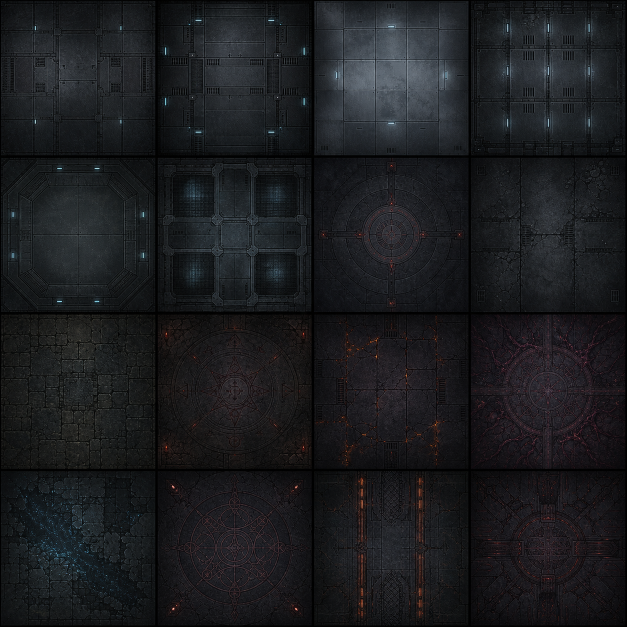
#> input picture play/last-bastion/art/production-tests/batch-aj/containment-underworld-floor-v1-source.png, 1254 x 1254 px (shown at 1/2 size); its folder holds only this picture in this run
$ python normalize_batch_aj.py
#> lines starting #> are read from the running program, lines starting #| are printed output that depends on the picture
"""Build deterministic Batch AJ Containment and Underworld atlases and QA sheets."""
from pathlib import Path

from PIL import Image, ImageDraw


ROOT = Path(__file__).resolve().parent
NEAREST = Image.Resampling.NEAREST
PREFIX = "containment-underworld"


def cells(source: Image.Image, columns: int, rows: int):
    for row in range(rows):
        for column in range(columns):
            box = (
                round(column * source.width / columns),
                round(row * source.height / rows),
                round((column + 1) * source.width / columns),
                round((row + 1) * source.height / rows),
            )
            yield column, row, source.crop(box)


def opaque(source_name: str, output_name: str, columns: int, rows: int, size: int):
    source = Image.open(ROOT / source_name).convert("RGB")
    output = Image.new("RGB", (columns * size, rows * size))
    for column, row, cell in cells(source, columns, rows):
        output.paste(cell.resize((size, size), NEAREST), (column * size, row * size))
    output.save(ROOT / output_name, optimize=True)
    return output.convert("RGBA")


def alpha(
    source_name: str,
    output_name: str,
    columns: int,
    rows: int,
    size: int,
    padding: int,
    preserve_cell: bool = False,
    bottom_align: bool = False,
):
    source = Image.open(ROOT / source_name).convert("RGBA")
    output = Image.new("RGBA", (columns * size, rows * size), (0, 0, 0, 0))
    for column, row, cell in cells(source, columns, rows):
        if preserve_cell:
            subject = cell.resize((size, size), NEAREST)
            x, y = column * size, row * size
        else:
            bounds = cell.getchannel("A").getbbox()
            if bounds is None:
                raise ValueError(f"empty cell {column},{row} in {source_name}")
            subject = cell.crop(bounds)
            scale = min((size - padding * 2) / subject.width, (size - padding * 2) / subject.height)
            subject = subject.resize((round(subject.width * scale), round(subject.height * scale)), NEAREST)
            x = column * size + (size - subject.width) // 2
            y = row * size + (size - subject.height) // 2
            if bottom_align:
                y = row * size + size - padding - subject.height
        output.alpha_composite(subject, (x, y))
    output.save(ROOT / output_name, optimize=True)
    return output


def main():
    floor_master = opaque(f"{PREFIX}-floor-v1-source.png", f"{PREFIX}-floor-v1-256.png", 4, 4, 256)
#> in opaque, source is the input picture: PIL image 1254x1254 RGB; mean R, G, B 27.2, 28.3, 31
#> in opaque, `output = Image.new("RGB", (columns * size, rows * size))`: output: PIL image 1024x1024 RGB; every value is 0
#> the loop in opaque, `for column, row, cell in cells(source, columns, rows):` made 16 passes
#> (column, row) on passes 1 to 12: (0, 0), (1, 0), (2, 0), (3, 0), (0, 1), (1, 1), (2, 1), (3, 1), (0, 2), (1, 2), (2, 2), (3, 2)
    floor_runtime = opaque(f"{PREFIX}-floor-v1-source.png", f"{PREFIX}-floor-v1-128.png", 4, 4, 128)
#> call 2 of opaque, with output_name = 'containment-underworld-floor-v1-128.png', columns = 4, rows = 4, size = 128
#> in opaque (call 2), `output = Image.new("RGB", (columns * size, rows * size))`: output: PIL image 512x512 RGB; every value is 0
#> the loop in opaque (call 2), `for column, row, cell in cells(source, columns, rows):` made 16 passes
#> after the loop in opaque (call 2), `for column, row, cell in cells(source, columns, rows):`:
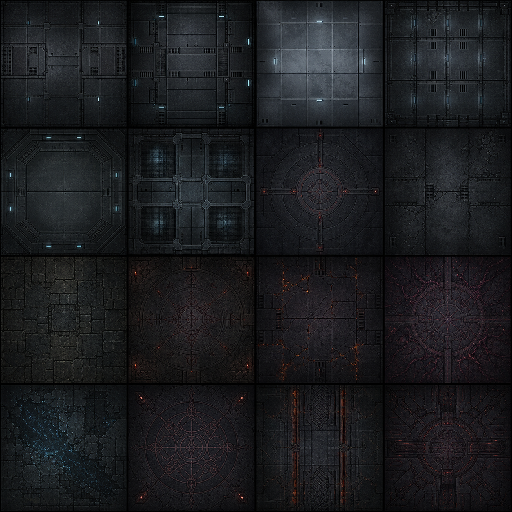
#> output: PIL image 512x512 RGB; mean R, G, B 27.1, 28.2, 30.9
    boundary_master = alpha(f"{PREFIX}-boundary-v1.png", f"{PREFIX}-boundary-v1-256.png", 4, 2, 256, 0, True)
    boundary_runtime = alpha(f"{PREFIX}-boundary-v1.png", f"{PREFIX}-boundary-v1-128.png", 4, 2, 128, 0, True)
    fixtures_master = alpha(f"{PREFIX}-fixtures-v1.png", f"{PREFIX}-fixtures-v1-384.png", 4, 2, 384, 24, bottom_align=True)
    fixtures_runtime = alpha(f"{PREFIX}-fixtures-v1.png", f"{PREFIX}-fixtures-v1-192.png", 4, 2, 192, 12, bottom_align=True)
    decals_master = alpha(f"{PREFIX}-decals-v1.png", f"{PREFIX}-decals-v1-256.png", 4, 2, 256, 20)
    decals_runtime = alpha(f"{PREFIX}-decals-v1.png", f"{PREFIX}-decals-v1-128.png", 4, 2, 128, 10)

    seam = Image.new("RGB", (1024, 512))
    base = floor_runtime.crop((0, 0, 128, 128)).convert("RGB")
    order = (0, 1, 2, 3, 1, 0, 3, 2, 2, 3, 0, 1, 3, 2, 1, 0)
    for row in range(4):
        for column in range(4):
            seam.paste(base, (column * 128, row * 128))
            frame = order[row * 4 + column]
            x, y = (frame % 4) * 128, (frame // 4) * 128
            seam.paste(floor_runtime.crop((x, y, x + 128, y + 128)), (512 + column * 128, row * 128))
    seam.save(ROOT / f"{PREFIX}-seam-mosaic.png", optimize=True)

    canvas = Image.new("RGBA", (1600, 1360), (15, 22, 32, 255))
    draw = ImageDraw.Draw(canvas)
    draw.text((24, 18), "BATCH AJ - CONTAINMENT / UNDERWORLD / 4K MASTER PREFLIGHT", fill=(231, 240, 246, 255))
    draw.text((24, 45), "FLOORS - 16 x 256 px", fill=(255, 202, 105, 255))
    canvas.alpha_composite(floor_master.resize((800, 800), NEAREST), (24, 70))
    draw.text((850, 45), "BOUNDARIES - 8 x 256 px", fill=(255, 202, 105, 255))
    canvas.alpha_composite(boundary_master.resize((720, 360), NEAREST), (850, 70))
    draw.text((850, 455), "FIXTURES - 8 x 384 px", fill=(117, 224, 239, 255))
    canvas.alpha_composite(fixtures_master.resize((720, 360), NEAREST), (850, 480))
    draw.text((24, 900), "DECALS - 8 x 256 px", fill=(208, 162, 255, 255))
    canvas.alpha_composite(decals_master.resize((800, 400), NEAREST), (24, 930))
    draw.text((850, 900), "Prison / quarantine / containment / bunker / dungeon / ritual / infernal facility", fill=(184, 202, 216, 255))
    draw.text((850, 930), "Room selection, collision, hazards, interaction, and objectives remain code-owned.", fill=(184, 202, 216, 255))
    canvas.convert("RGB").save(ROOT / "batch-aj-contact-sheet.png", optimize=True)

    runtime_dir = ROOT.parents[2] / "game-assets"
    for name in (
        f"{PREFIX}-floor-v1-128.png",
        f"{PREFIX}-boundary-v1-128.png",
        f"{PREFIX}-fixtures-v1-192.png",
        f"{PREFIX}-decals-v1-128.png",
    ):
        Image.open(ROOT / name).save(runtime_dir / name, optimize=True)
    print("Wrote Batch AJ masters, runtime atlases, seam mosaic, and contact sheet")


if __name__ == "__main__":
#> (the run stopped early here; a loop or call above may not have finished)
